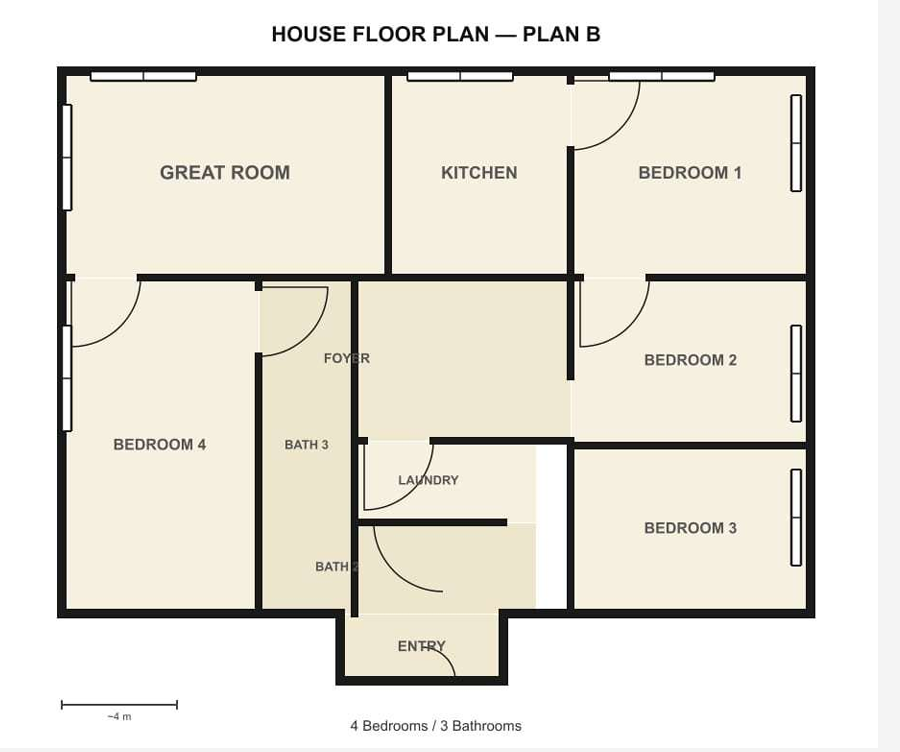
#> input picture floorTo3dVer2/floorTo3d/plan_b.png, 900 x 752 px
$ python CoreSetup.py
#> lines starting #> are read from the running program, lines starting #| are printed output that depends on the picture; after the words box and inside, x2 and y2 are one past the last pixel; in counts of white or black regions, pixels touching at a corner belong together
### floorTo3dVer2/floorTo3d/Feature_Extractor.py
#Extracts walls, rooms, and openings from floor plan images using OpenCV.
#Generates raw data for graph construction and visualization.
# Focuses on robust feature detection while minimizing noise from text and scale bars.


import cv2
import numpy as np

def extract_features(image_path):
#> called with image_path = 'plan_b.png'
    src = cv2.imread(image_path)
#> src is the input picture: shape (752, 900, 3); mean B, G, R 217.7, 227.5, 230.8
    gray = cv2.cvtColor(src, cv2.COLOR_BGR2GRAY)
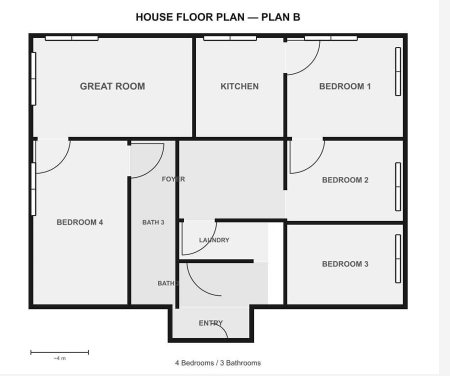
#> gray: shape (752, 900) (shown at 1/2 size); min 0, max 255, mean 227.3

    # 1. Threshold to isolate black ink
    _, thresh = cv2.threshold(gray, 200, 255, cv2.THRESH_BINARY_INV)
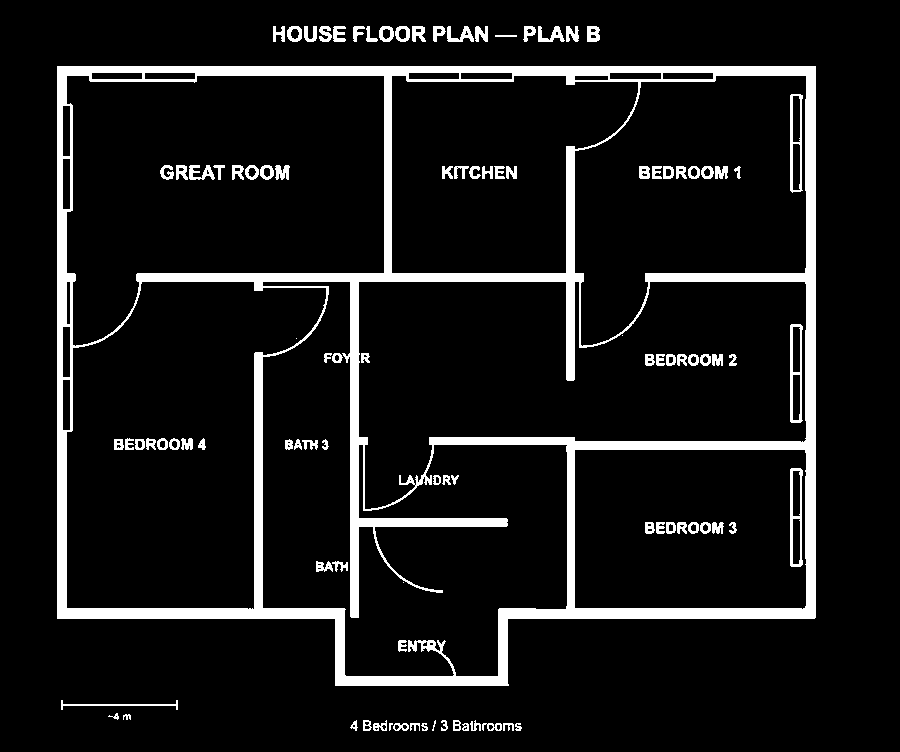
#> thresh: shape (752, 900); 9.1% white; 102 white regions (5 under 20 px), largest, box (x1, y1, x2, y2) and area: (57, 66, 816, 686) 51286, (790, 468, 803, 567) 574, (790, 324, 803, 423) 566

    # 2. Noise removal (preserve long lines, erase text/scale bar)
    kernel = np.ones((3,3), np.uint8)  # smaller kernel to keep thin walls
    clean_walls = cv2.morphologyEx(thresh, cv2.MORPH_OPEN, kernel, iterations=1)
#> clean_walls: shape (752, 900); 8.4% white; 134 white regions (39 under 20 px), largest, box (x1, y1, x2, y2) and area: (57, 66, 816, 686) 48770, (790, 468, 803, 567) 409, (790, 324, 803, 423) 401

    # 3. Bridge gaps (connect walls across doorways)
    bridge_kernel = np.ones((3,3), np.uint8)  # smaller closing kernel
    connected_structure = cv2.morphologyEx(clean_walls, cv2.MORPH_CLOSE, bridge_kernel)
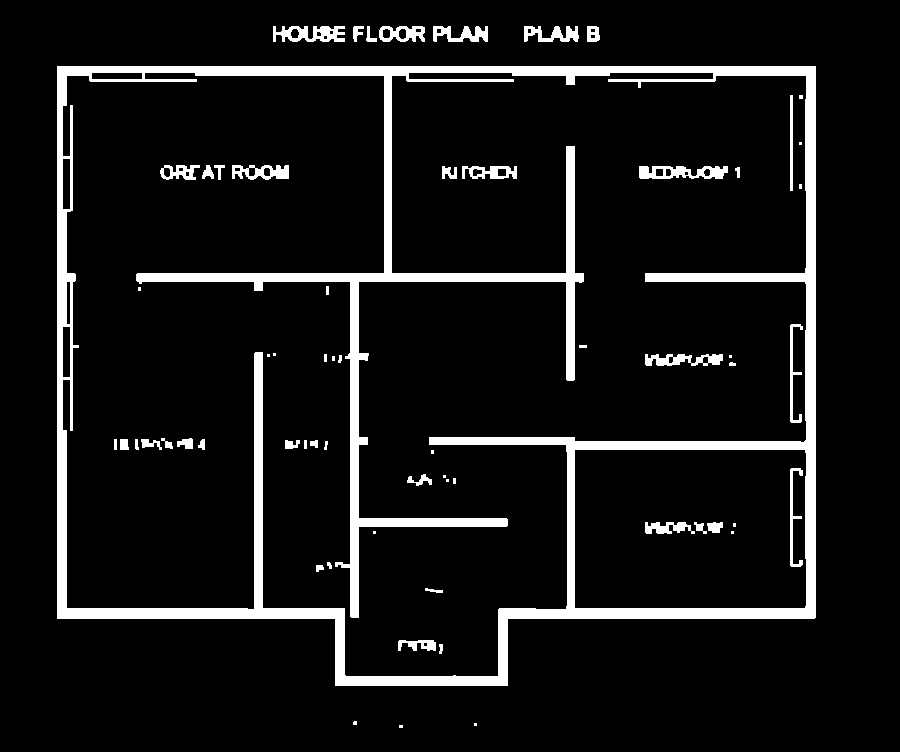
#> connected_structure: shape (752, 900); 8.6% white; 63 white regions (18 under 20 px), largest, box (x1, y1, x2, y2) and area: (57, 66, 816, 686) 48920, (639, 166, 728, 179) 790, (273, 26, 345, 42) 753

    # ---------------- WALL DETECTION ----------------
    wall_rects = []

    # Split into horizontal and vertical components
    horiz_kernel = np.ones((1, 25), np.uint8)
    horiz_walls = cv2.morphologyEx(connected_structure, cv2.MORPH_OPEN, horiz_kernel)
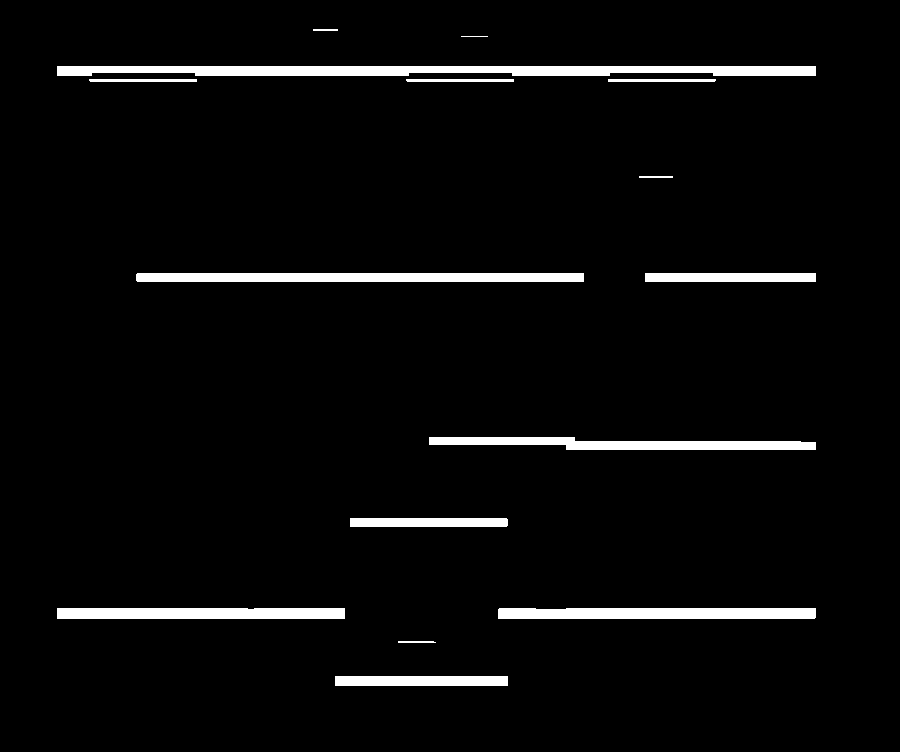
#> horiz_walls: shape (752, 900); 3.9% white; 15 white regions, largest, box (x1, y1, x2, y2) and area: (57, 66, 816, 76) 6663, (136, 273, 584, 282) 4030, (498, 608, 816, 619) 3466

    vert_kernel = np.ones((25, 1), np.uint8)
    vert_walls = cv2.morphologyEx(connected_structure, cv2.MORPH_OPEN, vert_kernel)
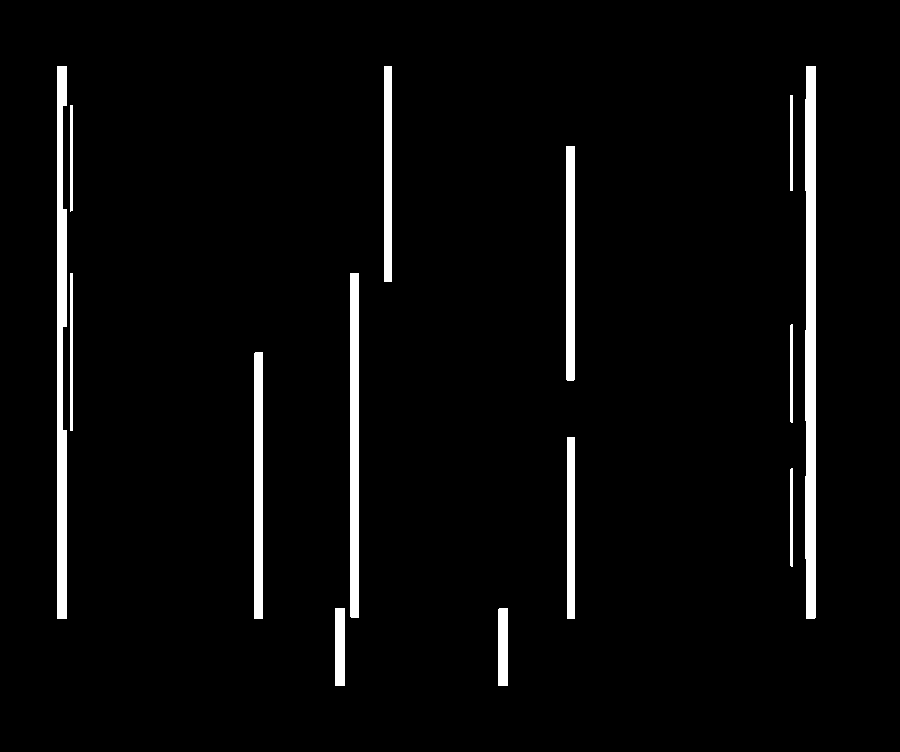
#> vert_walls: shape (752, 900); 3.6% white; 14 white regions

    # Find contours for horizontal and vertical walls individually
    horiz_cnts, _ = cv2.findContours(horiz_walls, cv2.RETR_EXTERNAL, cv2.CHAIN_APPROX_SIMPLE)
#> horiz_cnts = 15 contours, 1 with area under 20; largest, box (x1, y1, x2, y2) and area: (57, 66, 816, 76) 5889, (136, 273, 584, 282) 3575, (498, 608, 816, 619) 3139, (429, 437, 816, 450) 2970, (57, 608, 345, 619) 2864
    vert_cnts, _ = cv2.findContours(vert_walls, cv2.RETR_EXTERNAL, cv2.CHAIN_APPROX_SIMPLE)
#> vert_cnts = 14 contours; largest, box (x1, y1, x2, y2) and area: (805, 66, 816, 619) 5234, (57, 66, 67, 619) 4138, (350, 273, 359, 618) 2752, (254, 352, 263, 619) 2128, (566, 146, 575, 381) 1871
#> (the rest of the program and of its run is left out)
